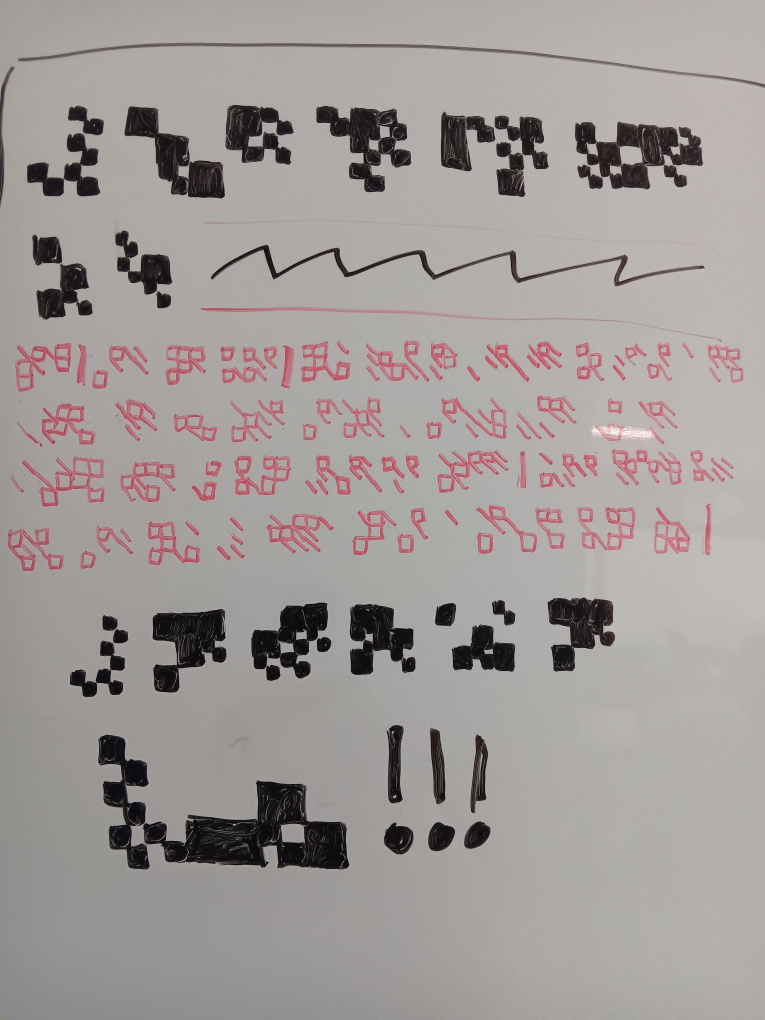
#> input picture spanish-class-checkerboard-cipher/pic1.jpeg, 3060 x 4080 px (shown at 1/4 size)
$ python make_figures.py
#> lines starting #> are read from the running program, lines starting #| are printed output that depends on the picture; after the words box and inside, x2 and y2 are one past the last pixel; in counts of white or black regions, pixels touching at a corner belong together
"""Regenerates every figure and number used in index.html from pic1.jpeg.
Run:  /opt/homebrew/bin/python3.11 -I scripts/make_figures.py   (from the task folder)
"""
import cv2, numpy as np, json, itertools, os
HERE=os.path.dirname(os.path.abspath(__file__)); ROOT=os.path.dirname(HERE)
FIG=os.path.join(ROOT,'figures'); os.makedirs(FIG,exist_ok=True)
im=cv2.imread(os.path.join(ROOT,'pic1.jpeg'))
#> im is the input picture: shape (4080, 3060, 3); mean B, G, R 151.6, 153.6, 160.2
g=cv2.cvtColor(im,cv2.COLOR_BGR2GRAY)
B,G,R=[im[:,:,i].astype(int) for i in range(3)]
black=((g<100)&~((R-G)>40)).astype(np.uint8)
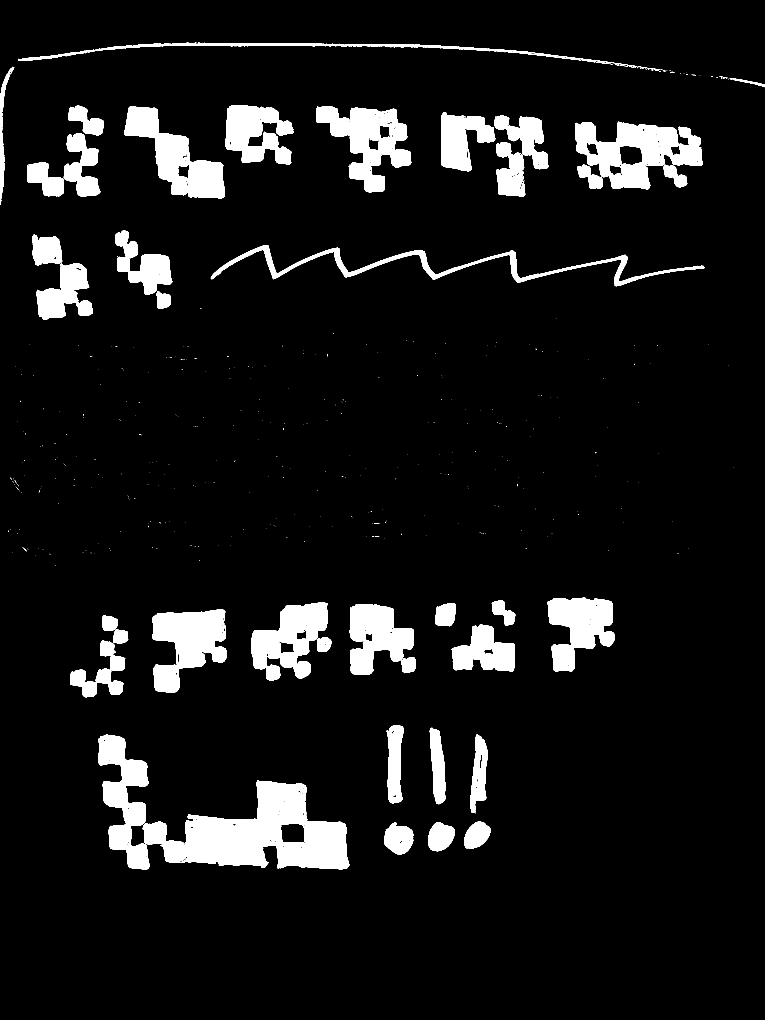
#> black: shape (4080, 3060) (shown at 1/4 size); values 0 (black) and 1 (white), 8.1% white; 573 white regions (509 under 20 px), largest, box (x1, y1, x2, y2) and area: (570, 3122, 1397, 3478) 146260, (2300, 486, 2811, 757) 71024, (1265, 424, 1645, 769) 58655
red=((R-G>45)&(R-B>20)).astype(np.uint8); red[:1300]=0; red[2330:]=0

# ---- black glyph boxes (found by dilating the black mask 45px and taking connected components)
BOX={'t1':(87,401,437,807),'t2':(476,404,921,816),'t3':(880,398,1198,681),'t4':(1243,402,1667,791),
't5':(1742,426,2217,809),'t6':(2278,464,2832,779),'u1':(106,917,392,1302),'u2':(440,901,710,1255),
'b1':(258,2438,535,2811),'b2':(589,2414,928,2792),'b3':(983,2388,1347,2746),'b4':(1377,2394,1684,2722),
'b5':(1785,2379,2083,2709),'b6':(2169,2368,2482,2708),'b7':(371,2917,1419,3500)}
def tight(k):
#> called with k = 't1'
    a,b,c,d=BOX[k]; sub=black[b+15:d-15,a+15:c-15]
    ys,xs=np.where(sub>0); return sub[ys.min():ys.max()+1,xs.min():xs.max()+1]
#> after `return sub[ys.min():ys.max() + 1, xs.min():xs.max() + 1]`:
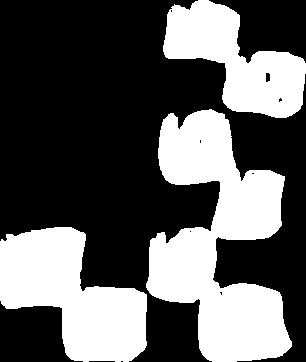
#> returned value: shape (362, 306); values 0 (black) and 1 (white), 36.3% white; 3 white regions, box (x1, y1, x2, y2) and area: (146, 109, 292, 362) 19794, (0, 227, 147, 362) 11873, (163, 0, 306, 118) 8573
def sim(a,b,S=80):
#> called with S = 80
    A=cv2.resize(a.astype(np.float32),(S,S),interpolation=cv2.INTER_AREA)>0.4
#> A: shape (80, 80) bool; 37.2% white; 2 white regions, box (x1, y1, x2, y2) and area: (0, 24, 76, 80) 1869, (43, 0, 80, 26) 509
    Bm=cv2.resize(b.astype(np.float32),(S,S),interpolation=cv2.INTER_AREA)>0.4
#> Bm: shape (80, 80) bool; 40.4% white; 2 white regions (1 under 20 px), largest, box (x1, y1, x2, y2) and area: (0, 0, 79, 80) 2575
    return float((A&Bm).sum()/(A|Bm).sum())
ks=[k for k in BOX if k!='b7']
pairs=sorted([(round(sim(tight(a),tight(b)),2),a,b) for a,b in itertools.combinations(ks,2)],reverse=True)
#> in sim (call 6), `Bm=cv2.resize(b.astype(np.float32),(S,S),interpolation=cv2.INTER_AREA)..`:
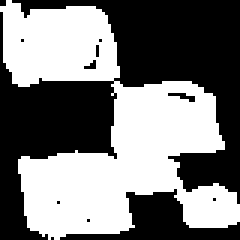
#> Bm: shape (80, 80) bool (shown 3 times larger); 48.2% white; 1 white region, box (x1, y1, x2, y2) and area: (0, 0, 80, 80) 3084
#> in sim (call 7), `Bm=cv2.resize(b.astype(np.float32),(S,S),interpolation=cv2.INTER_AREA)..`:
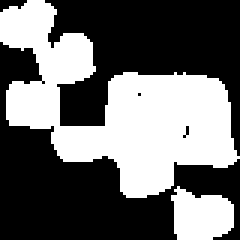
#> Bm: shape (80, 80) bool (shown 3 times larger); 41.8% white; 2 white regions, box (x1, y1, x2, y2) and area: (0, 0, 80, 66) 2386, (57, 62, 78, 80) 287
#> in tight (call 16), `a, b, c, d = BOX[k]`: a = 258; b = 2438; c = 535; d = 2811
#> in tight (call 16), `return sub[ys.min():ys.max() + 1, xs.min():xs.max() + 1]`:
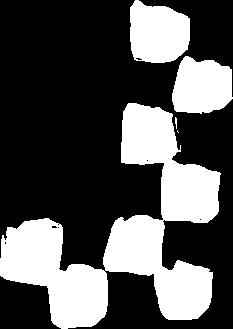
#> returned value: shape (329, 233); values 0 (black) and 1 (white), 32.2% white; 5 white regions (2 under 20 px), largest, box (x1, y1, x2, y2) and area: (0, 103, 221, 329) 18817, (130, 0, 190, 63) 3074, (172, 56, 233, 114) 2798
#> in sim (call 8), `Bm=cv2.resize(b.astype(np.float32),(S,S),interpolation=cv2.INTER_AREA)..`:
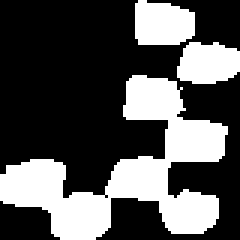
#> Bm: shape (80, 80) bool (shown 3 times larger); 33% white; 3 white regions, box (x1, y1, x2, y2) and area: (0, 25, 76, 80) 1614, (45, 0, 65, 15) 257, (59, 14, 80, 28) 240
#> in tight (call 18), `a, b, c, d = BOX[k]`: a = 589; b = 2414; c = 928; d = 2792
#> in tight (call 18), `sub = black[b + 15:d - 15, a + 15:c - 15]`:
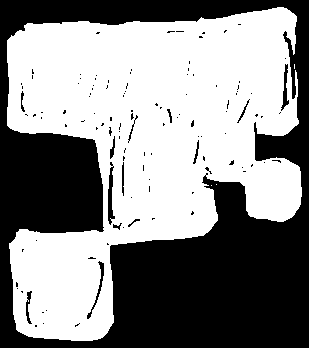
#> sub: shape (348, 309); values 0 (black) and 1 (white), 54.5% white; 117 black regions (103 under 20 px), largest, box (x1, y1, x2, y2) and area: (0, 0, 309, 348) 47508, (108, 162, 115, 225) 233, (281, 64, 289, 111) 154
#> (the rest of the program and of its run is left out)
